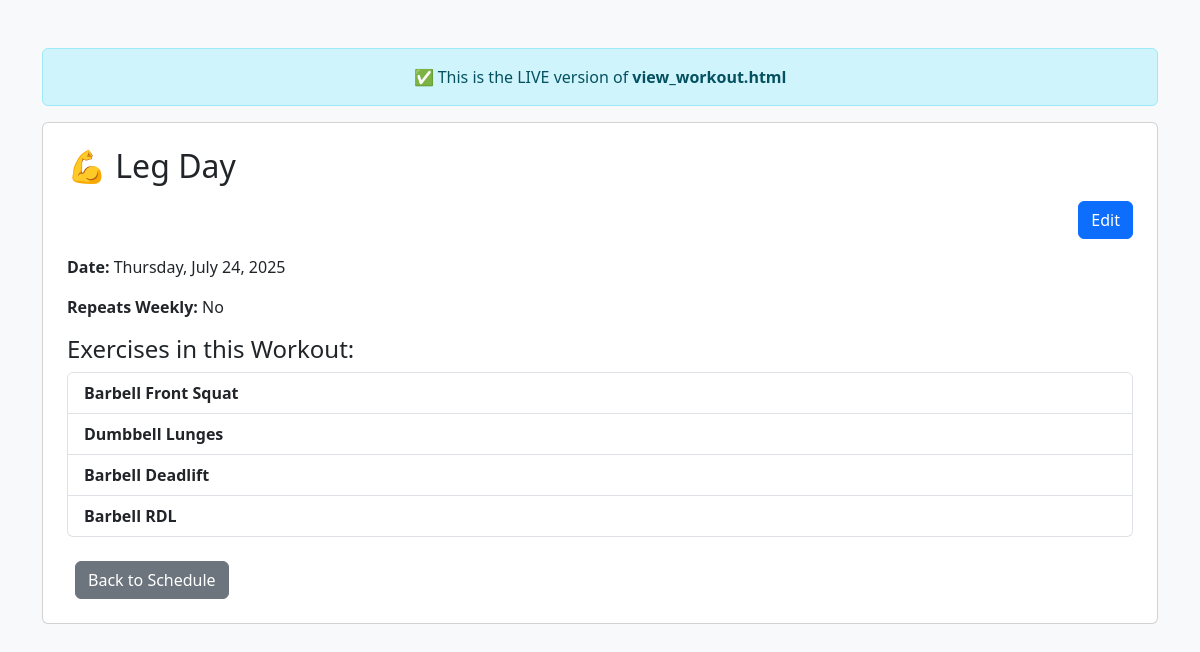
Page /view/1 on the earlier database version.
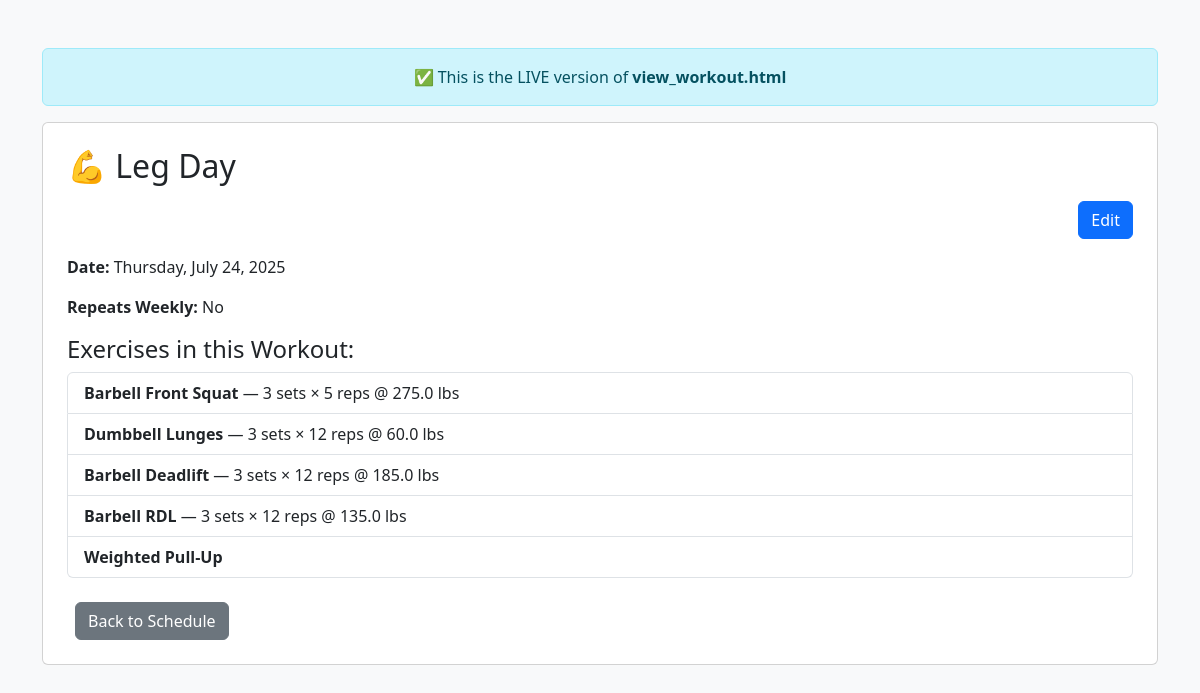
Same page on the later database version.
### models.py (models this page shows, shortened)
class Workout(db.Model):
    id = db.Column(db.Integer, primary_key=True)
    name = db.Column(db.String(100), nullable=False)
    date = db.Column(db.Date, nullable=False)
    day_of_week = db.Column(db.String(10))
    repeat_weekly = db.Column(db.Boolean, default=False)
    date_created = db.Column(db.DateTime, default=lambda: datetime.now(timezone.utc))

class WorkoutExercise(db.Model):
    id = db.Column(db.Integer, primary_key=True)
    workout_id = db.Column(db.Integer, db.ForeignKey('workout.id'), nullable=False)
    exercise_id = db.Column(db.Integer, db.ForeignKey('exercise.id'), nullable=False)
    set_number = db.Column(db.Integer)
    reps = db.Column(db.Integer)
    weight_used = db.Column(db.Float)
    order = db.Column(db.Integer)  # for UI reordering (optional)
    exercise = db.relationship('Exercise')  # so you can do .exercise.name

class Exercise(db.Model):
    __tablename__ = 'exercise'
    id = db.Column(db.Integer, primary_key=True)
    name = db.Column(db.String(100), nullable=False, unique=True)
    instructions = db.Column(db.Text, nullable=True)
    video_url = db.Column(db.String(255), nullable=True)
    primary_muscle = db.Column(db.String(100), nullable=False)
    secondary_muscles = db.Column(db.String(255), nullable=True)   # comma-separated
    stabilizers = db.Column(db.String(255), nullable=True)         # comma-separated

### app.py (the view)
@app.route("/view/<int:workout_id>")
def view_workout(workout_id: int):
    workout = Workout.query.get_or_404(workout_id)
    workout_exercises = (
        db.session.query(WorkoutExercise)
        .filter_by(workout_id=workout.id)
        .join(Exercise)
        .all()
    )
    print(f"📋 Found {len(workout_exercises)} exercises for Workout ID {workout.id}")
    all_exercises = Exercise.query.all()
    return render_template(
        "view_workout.html",
        workout=workout,
        workout_exercises=workout_exercises,
        all_exercises=all_exercises,
    )

### templates/view_workout.html (shortened to what this page needs)
<!DOCTYPE html>
<html>
<head>
    <link href="https://cdn.jsdelivr.net/npm/bootstrap@5.3.0/dist/css/bootstrap.min.css" rel="stylesheet">
</head>
<body class="bg-light">
<div class="container py-5">
    <div class="alert alert-info text-center">
        ✅ This is the LIVE version of <strong>view_workout.html</strong>
    </div>
    <div class="card p-4">
        <h2 class="mb-3">💪 {{ workout.name }}</h2>
        <div class="text-end mb-3">
            <button id="editBtn" class="btn btn-primary">Edit</button>
        </div>
        <p><strong>Date:</strong> {{ workout.date.strftime('%A, %B %d, %Y') }}</p>
        <p><strong>Repeats Weekly:</strong> {{ 'Yes' if workout.repeat_weekly else 'No' }}</p>
        <div id="exerciseList">
            <h4>Exercises in this Workout:</h4>
            <ul class="list-group">
                {% for we in workout_exercises %}
                <li class="list-group-item">
                    <strong>{{ we.exercise.name }}</strong>
                    {% if we.set_number and we.reps and we.weight_used %}
                        — {{ we.set_number }} sets × {{ we.reps }} reps @ {{ we.weight_used }} lbs
                    {% endif %}
                </li>
                {% endfor %}
            </ul>
        </div>
        <div class="mt-4">
            <a href="{{ url_for('schedule') }}" class="btn btn-secondary ms-2">Back to Schedule</a>
        </div>
    </div>
</div>
</body>
</html>

Differences in the rows shown:
changed WorkoutExercise "Barbell Front Squat": set_number (not shown) → "3"; reps (not shown) → "5"; weight_used (not shown) → "275.0"
changed WorkoutExercise "Dumbbell Lunges": set_number (not shown) → "3"; reps (not shown) → "12"; weight_used (not shown) → "60.0"
changed WorkoutExercise "Barbell Deadlift": set_number (not shown) → "3"; reps (not shown) → "12"; weight_used (not shown) → "185.0"
changed WorkoutExercise "Barbell RDL": set_number (not shown) → "3"; reps (not shown) → "12"; weight_used (not shown) → "135.0"
added WorkoutExercise: exercise.name "Weighted Pull-Up"
